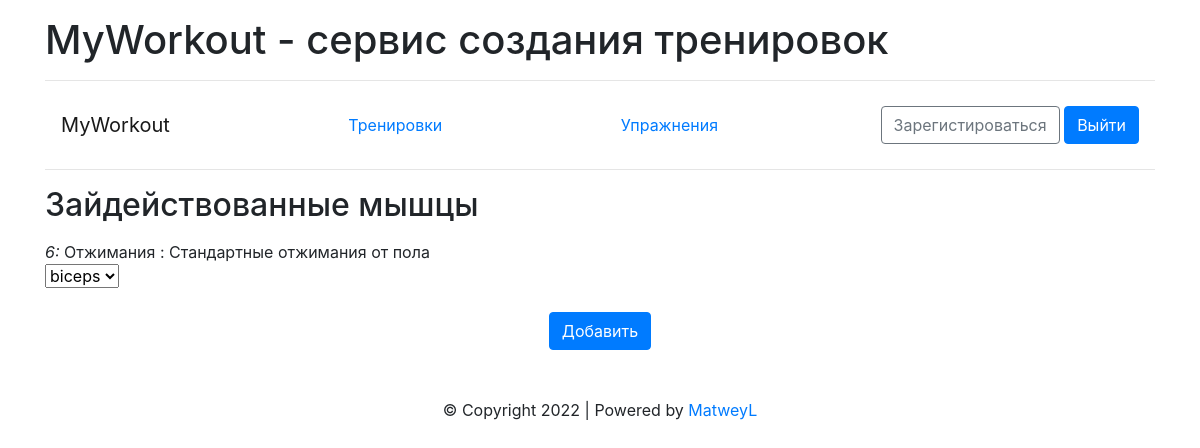
The page /exercises/muscle/6 (signed in) on the database its author committed.
### app/models/base.py (models this page shows)
class Exercise(db.Model, Base):
    id = db.Column(db.Integer, primary_key=True, index=True, autoincrement=True)
    myworkout_user_id = db.Column(db.Integer, db.ForeignKey('myworkout_user.id'), nullable=True)
    name = db.Column(db.String(64), nullable=False)
    description = db.Column(db.Text, nullable=True)
    timestamp = db.Column(db.DateTime, default=datetime.datetime.utcnow())

### app/web/exercise.py (the view)
@exercise.route('/muscle/<int:exercise_id>', methods=["GET", "POST"])
def add_muscle(exercise_id):
    form = MuscleForm()
    m_crud = MuscleCRUD()
    user_id = current_user.id
    form.name.choices = m_crud.get_names()
    if request.method == "POST" and form.validate_on_submit():
        m_crud = MuscleCRUD()
        muscle_id = m_crud.get_by_name(form.name.data).id
        e_m_crud = ExerciseMuscleCRUD()
        e_m_crud.set_muscle(exercise_id, muscle_id)
        return redirect(url_for(f'.add_muscle', exercise_id=exercise_id))
    e_crud = ExerciseCRUD()
    e = e_crud.get_by_id(user_id, exercise_id)
    e_m_crud = ExerciseMuscleCRUD()
    e.muscles = m_crud.get_by_ids(e_m_crud.get_muscles_ids(exercise_id))
    return render_template("exercise/muscles.html", form=form, exercise=e)

### app/web/forms.py
class MuscleForm(FlaskForm):
    name = SelectField('Задействованные мышцы')
    submit = SubmitField('Добавить', render_kw={"class": "btn btn-primary"})

### app/crud/exercise.py (called while the page is built)
    def get_by_id(self, user_id, exercise_id):
        return db.session.execute(db.select(Exercise).filter(Exercise.myworkout_user_id == user_id,
                                                                     Exercise.id == exercise_id)).scalar()

### app/crud/exercise_muscle.py (called while the page is built)
    def get_muscles_ids(self, exercise_id):
        ems = db.session.execute(db.select(ExerciseMuscle).filter_by(exercise_id=exercise_id)).scalars()
        muscles_ids = [em.muscle_id for em in ems]
        return muscles_ids

### app/crud/muscule.py (called while the page is built)
    def get_all(self):
        return db.session.execute(db.select(Muscle)).scalars()

    def get_by_ids(self, muscles_ids):
        muscles = [self.get_by_id(muscle_id) for muscle_id in muscles_ids]
        return muscles

    def get_names(self):
        names = [muscle.name for muscle in self.get_all()]
        return names

### app/utils/base.py (called while the page is built)
    def __call__(cls, *args, **kwargs):
        if cls not in cls._instances:
            cls._instances[cls] = super(Singleton, cls).__call__(*args, **kwargs)
        return cls._instances[cls]

### app/web/auth.py (called while the page is built)
@login_manager.user_loader
def load_user(user_id):
    return MyworkoutUser.query.get(user_id)

### app/web/exercise.py (called while the page is built)
@exercise.before_request
def check_authorization():
    if current_user.is_anonymous:
        return redirect(url_for("auth.login"))

### app/web/templates/exercise/muscles.html (shortened to what this page needs)
{% extends "layouts/base.html" %}
{% block heading %}
Зайдействованные мышцы
{% endblock %}
{% block content %}
    {% if exercise %}
            <div>
              <em>{{ exercise.id }}:</em> {{ exercise.name }} : {{ exercise.description }}
            </div>
            <div>
                <form action="" method="post">
                    <p class="form-outline mb-4">
                        {{ form.name}}<br>
                    </p>
                    <p class="d-flex justify-content-center">{{ form.submit() }}</p>
                </form>
            </div>
    {% endif %}
{% endblock %}

### rows shown on the page
Exercise: id "6", name "Отжимания", description "Стандартные отжимания от пола"
